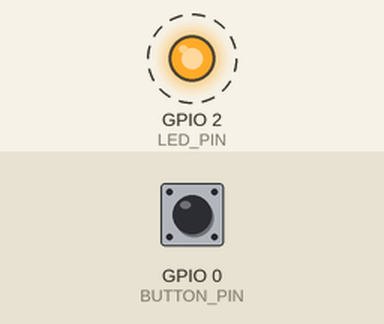
This sketch was run on a simulated ESP32. Shown: output pins drawn as LEDs (lit = HIGH). Dashed ring = blinking. Inputs (shaded band) come from the test bench; at power-on: GPIO 0 (BUTTON_PIN) HIGH. Nothing arrives over Bluetooth unless stated; a phone connects over Bluetooth LE 3 s after start; what the sketch prints to the serial monitor is not drawn.

Above: at 0.75 s.
1.3 s: GPIO 0 (BUTTON_PIN) pulled LOW for 0.15 s
At 3.7 s:
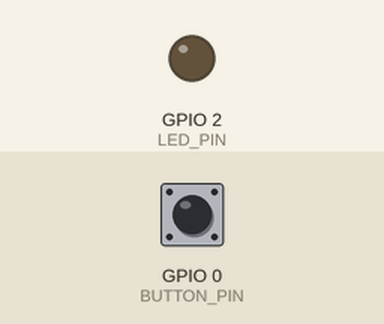
At 4.2 s:
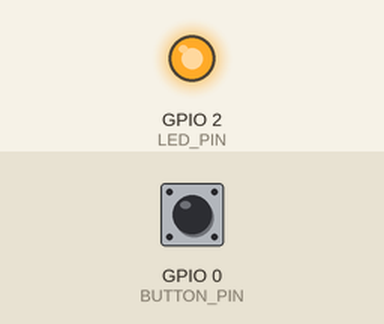
4.3 s: GPIO 0 (BUTTON_PIN) pulled LOW for 3.2 s
9.0 s: GPIO 0 (BUTTON_PIN) driven LOW
Timing chart, 0 to 18.0 s (numbered marks = the images above; inputs shaded):
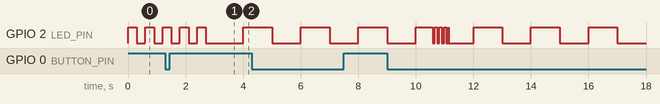

The sketch:

esp32_sentinel.ino
```cpp
/**
 * SENTINEL Hardware — ESP32 BLE Trigger Device
 * ─────────────────────────────────────────────
 * Components:
 *   • ESP32 dev board (any variant)
 *   • Push button between BUTTON_PIN and GND
 *   • (Optional) LED on LED_PIN for status feedback
 *
 * Wiring:
 *   Button  → GPIO 0  (BOOT button on most dev boards — no extra wiring needed)
 *             OR any GPIO → 10kΩ pull-up resistor → 3.3V  (if using external button)
 *   LED     → GPIO 2  (built-in LED on most dev boards)
 *   Mic     → GPIO 34 (ADC1_CH6 — reserved for future audio feature)
 *
 * Behaviour:
 *   • On power-up: advertises as "SENTINEL-HW" over BLE
 *   • LED off      = not connected
 *   • LED slow blink = connected, standby
 *   • Hold button 1.5 s → sends "SENTINEL_TRIGGER" BLE notification
 *   • LED rapid flash   = trigger sent confirmation
 *
 * Arduino IDE setup:
 *   1. Install "esp32" board package by Espressif (Boards Manager)
 *   2. Select board: "ESP32 Dev Module" (or your specific variant)
 *   3. Partition scheme: Default
 *   4. No extra libraries needed — BLE is built into the ESP32 Arduino core
 *
 * Service UUID        : 12345678-1234-5678-1234-56789abcdef0
 * Characteristic UUID : abcdef01-1234-5678-1234-56789abcdef0
 * (Must match BleManager.kt in the Android app)
 */

#include <BLEDevice.h>
#include <BLEServer.h>
#include <BLEUtils.h>
#include <BLE2902.h>

// ── Pin config ────────────────────────────────────────────────────────────────
#define BUTTON_PIN  0    // GPIO 0 = BOOT button (active LOW with internal pull-up)
#define LED_PIN     2    // GPIO 2 = built-in LED
#define MIC_PIN    34    // GPIO 34 = ADC (reserved for future audio recording)

// ── UUIDs — must exactly match Android BleManager.kt ─────────────────────────
#define SERVICE_UUID        "12345678-1234-5678-1234-56789abcdef0"
#define CHARACTERISTIC_UUID "abcdef01-1234-5678-1234-56789abcdef0"

// ── Timing ────────────────────────────────────────────────────────────────────
#define HOLD_DURATION_MS  1500   // Hold duration before trigger fires (ms)
#define COOLDOWN_MS      10000   // Minimum gap between triggers (ms)

// ── BLE globals ───────────────────────────────────────────────────────────────
BLEServer*         pServer         = nullptr;
BLECharacteristic* pCharacteristic = nullptr;
bool               deviceConnected    = false;
bool               oldDeviceConnected = false;

// ── Button state ──────────────────────────────────────────────────────────────
unsigned long buttonPressStartMs = 0;
bool          buttonHeld         = false;
bool          triggeredThisPress = false;
unsigned long lastTriggerMs      = 0;

// ── BLE Server callbacks ──────────────────────────────────────────────────────
class SentinelServerCallbacks : public BLEServerCallbacks {
  void onConnect(BLEServer* pServer) override {
    deviceConnected = true;
    Serial.println("[BLE] Phone connected");
  }
  void onDisconnect(BLEServer* pServer) override {
    deviceConnected = false;
    Serial.println("[BLE] Phone disconnected — restarting advertising");
  }
};

// ── Setup ─────────────────────────────────────────────────────────────────────
void setup() {
  Serial.begin(115200);
  pinMode(BUTTON_PIN, INPUT_PULLUP);   // Active LOW
  pinMode(LED_PIN,    OUTPUT);
  digitalWrite(LED_PIN, LOW);

  Serial.println("[SENTINEL-HW] Initialising BLE...");

  BLEDevice::init("SENTINEL-HW");
  pServer = BLEDevice::createServer();
  pServer->setCallbacks(new SentinelServerCallbacks());

  BLEService* pService = pServer->createService(SERVICE_UUID);

  pCharacteristic = pService->createCharacteristic(
    CHARACTERISTIC_UUID,
    BLECharacteristic::PROPERTY_NOTIFY
  );
  pCharacteristic->addDescriptor(new BLE2902());

  pService->start();

  BLEAdvertising* pAdvertising = BLEDevice::getAdvertising();
  pAdvertising->addServiceUUID(SERVICE_UUID);

  // Set device name in the advertising data so Android can find it
  // without needing a scan response (setScanResponse was causing "Not Found")
  BLEAdvertisementData advData;
  advData.setFlags(0x06);                    // BLE General Discoverable + BR/EDR Not Supported
  advData.setCompleteServices(BLEUUID(SERVICE_UUID));
  advData.setName("SENTINEL-HW");            // Name in main advertising packet ← key fix
  pAdvertising->setAdvertisementData(advData);

  pAdvertising->setScanResponse(true);        // Also enable scan response for full name
  pAdvertising->setMinPreferred(0x06);
  BLEDevice::startAdvertising();

  Serial.println("[SENTINEL-HW] Ready — advertising as SENTINEL-HW");
}

// ── Main loop ─────────────────────────────────────────────────────────────────
void loop() {
  unsigned long now         = millis();
  bool          buttonDown  = (digitalRead(BUTTON_PIN) == LOW);  // Active LOW

  // ── Button press detection ───────────────────────────────────────────────
  if (buttonDown) {
    if (!buttonHeld) {
      // Button just pressed
      buttonHeld         = true;
      triggeredThisPress = false;
      buttonPressStartMs = now;
      Serial.println("[BTN] Press started");
    }

    unsigned long heldFor = now - buttonPressStartMs;

    if (heldFor >= HOLD_DURATION_MS && !triggeredThisPress) {
      // Cooldown check
      if (now - lastTriggerMs >= COOLDOWN_MS) {
        triggeredThisPress = true;
        lastTriggerMs      = now;
        fireTrigger();
      } else {
        Serial.println("[BTN] Cooldown active — trigger suppressed");
      }
    }
  } else {
    if (buttonHeld) {
      Serial.println("[BTN] Released");
    }
    buttonHeld = false;
  }

  // ── BLE reconnect ────────────────────────────────────────────────────────
  if (!deviceConnected && oldDeviceConnected) {
    delay(300);                           // Let stack settle
    pServer->startAdvertising();
    Serial.println("[BLE] Restarting advertising...");
  }
  oldDeviceConnected = deviceConnected;

  // ── LED heartbeat ────────────────────────────────────────────────────────
  if (deviceConnected) {
    // Slow blink = connected standby
    digitalWrite(LED_PIN, (now / 1000) % 2 == 0 ? HIGH : LOW);
  } else {
    // Fast blink = searching
    digitalWrite(LED_PIN, (now / 300) % 2 == 0 ? HIGH : LOW);
  }

  delay(10);
}

// ── Trigger ───────────────────────────────────────────────────────────────────
void fireTrigger() {
  Serial.println("*** SENTINEL TRIGGERED ***");

  if (deviceConnected) {
    pCharacteristic->setValue("SENTINEL_TRIGGER");
    pCharacteristic->notify();
    Serial.println("[BLE] Notification sent to phone");
  } else {
    Serial.println("[BLE] No phone connected — notification not sent");
  }

  // LED confirmation: 4 rapid flashes
  for (int i = 0; i < 4; i++) {
    digitalWrite(LED_PIN, HIGH);
    delay(80);
    digitalWrite(LED_PIN, LOW);
    delay(80);
  }
}
```
